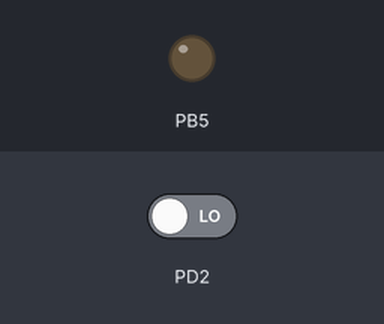
This program was run on a simulated ATmega328P, built with avr-gcc and emulated at 16 MHz. Parts: output pins drawn as LEDs (lit = HIGH). The test bench sets the inputs (shaded band); at power-on: PD2 LOW.

Above: at 1.2 s.
1.3 s: PD2 driven HIGH
At 2.2 s:
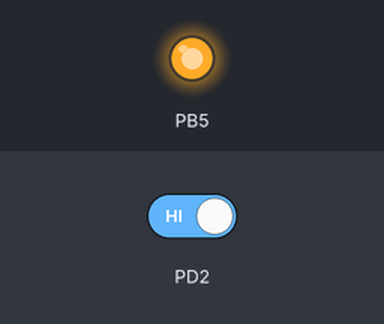
Timing chart, 0 to 4.3 s (numbered marks = the images above; inputs shaded):
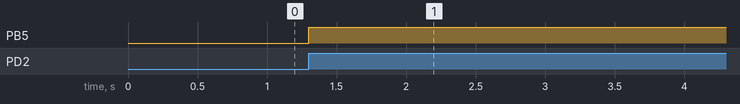

The program:

main.c
```c
/*
 * external_interrupt.c
 *
 * Created: 02-11-2026 21:56:37
 * Author : aquib
 */
#define  F_CPU 16000000UL
#include <avr/io.h>
#include <avr/interrupt.h>

ISR(INT0_vect)
{
	//toggle led when pressed
	PORTB ^= (1 << PORTB5);
}


void external_interrupt_INT0_init()
{
	//step 1: configuring/ Enabling INT0 as interrupt
	EIMSK |= (1 << INT0);
	//step 2: configuring PD2 as input for  external interrupt
	DDRD &= ~(1 << DDD2);
	//step 3: configuring interrupt trigger: rising edge
	EICRA |= ((1 << ISC01) | (1 << ISC00));
	//step 5: enabling global interrupt
	sei();
};

void gpio_init()
{
	//configuring PB5 as Output
	DDRB |= (1 << DDB5);
}

int main(void)
{
	gpio_init();
	external_interrupt_INT0_init();

	while (1)
	{
	}
}
```

Measured:
- after the input at 1.3 s, PB5: LOW → HIGH at once
